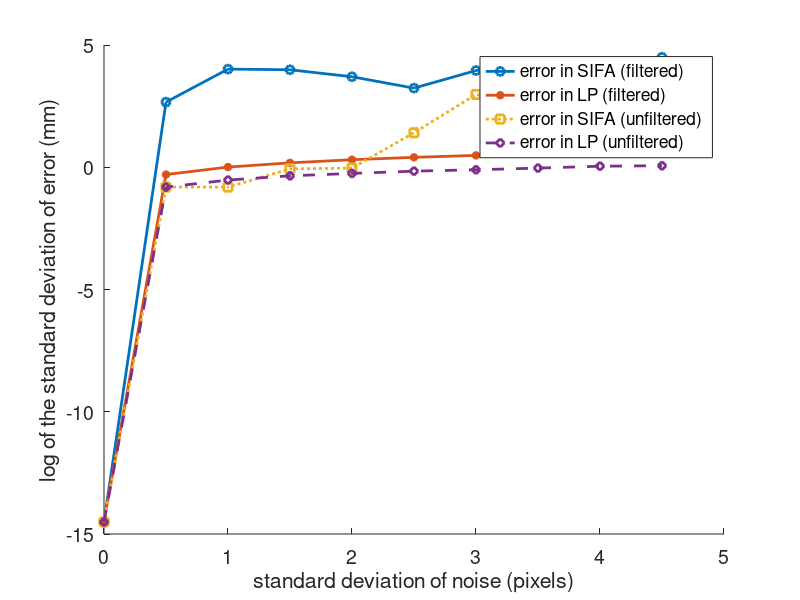

This figure's MATLAB source:
close all
clear
clc

x = 0:0.5:4.5;
ersifa = [3.116e-15 461.8337 10340.5398 9715.0799 5027.923 1722.8831 9040.7281 16525.1079 2067.357 31523.5495];
erlp = [3.116e-15 0.50363 1.0162 1.5125 2.0369 2.5423 3.0533 3.5654 4.0986 4.6133];

% figure, hold on
% plot(x, log10(ersifa), '-o', 'LineWidth', 1.5);
% plot(x, log10(erlp), '-*', 'LineWidth', 1.5);
% xlabel('standard deviation of noise');
% ylabel('log of the standard deviation of error');
% legend('error in SIFA','error in LP');

ersifa2 = [3.116e-15 0.15435 0.15435 0.85758 0.92288 25.7399 949.6272 400.2898 11959.2609 235.7852];
erlp2 = [3.116e-15 0.15435 0.29874 0.44621 0.55931 0.69254 0.7897 0.9224 1.10437 1.156];

% figure, hold on
% plot(x, log10(ersifa2), '-o', 'LineWidth', 1.5);
% plot(x, log10(erlp2), '-*', 'LineWidth', 1.5);
% xlabel('standard deviation of noise');
% ylabel('log of the standard deviation of error');
% legend('error in SIFA','error in LP');

lwid = 2;

figure, hold on
set(gca, 'FontSize', 14);
xlabel('standard deviation of noise (pixels)');
ylabel('log of the standard deviation of error (mm)');
plot(x, log10(ersifa), '-o', 'LineWidth', lwid);
plot(x, log10(erlp), '-*', 'LineWidth', lwid);
plot(x, log10(ersifa2), ':s', 'LineWidth', lwid);
plot(x, log10(erlp2), '--d', 'LineWidth', lwid);
legend('error in SIFA (filtered)', 'error in LP (filtered)', 'error in SIFA (unfiltered)', 'error in LP (unfiltered)');